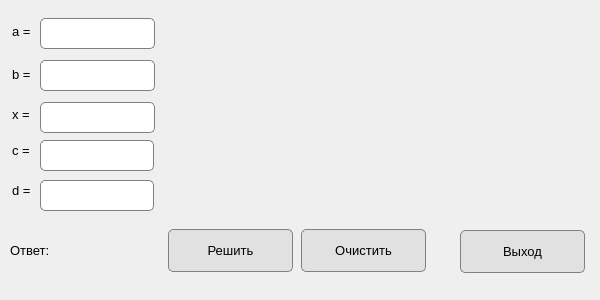
<?xml version="1.0" encoding="UTF-8"?>
<ui version="4.0">
 <class>Dialog</class>
 <widget class="QDialog" name="Dialog">
  <property name="enabled">
   <bool>true</bool>
  </property>
  <property name="geometry">
   <rect>
    <x>0</x>
    <y>0</y>
    <width>600</width>
    <height>300</height>
   </rect>
  </property>
  <property name="minimumSize">
   <size>
    <width>600</width>
    <height>300</height>
   </size>
  </property>
  <property name="maximumSize">
   <size>
    <width>600</width>
    <height>300</height>
   </size>
  </property>
  <property name="windowTitle">
   <string>Dialog</string>
  </property>
  <widget class="QLabel" name="label_x">
   <property name="geometry">
    <rect>
     <x>12</x>
     <y>104</y>
     <width>21</width>
     <height>20</height>
    </rect>
   </property>
   <property name="font">
    <font>
     <family>Segoe UI</family>
     <pointsize>10</pointsize>
    </font>
   </property>
   <property name="text">
    <string>x =</string>
   </property>
  </widget>
  <widget class="QLineEdit" name="lineEdit_a">
   <property name="geometry">
    <rect>
     <x>40</x>
     <y>18</y>
     <width>115</width>
     <height>31</height>
    </rect>
   </property>
   <property name="font">
    <font>
     <family>Segoe UI</family>
     <pointsize>10</pointsize>
    </font>
   </property>
   <property name="styleSheet">
    <string notr="true">border: 1px solid gray;
                    border-radius: 5px;
                </string>
   </property>
  </widget>
  <widget class="QLabel" name="label_b">
   <property name="geometry">
    <rect>
     <x>12</x>
     <y>64</y>
     <width>21</width>
     <height>20</height>
    </rect>
   </property>
   <property name="font">
    <font>
     <family>Segoe UI</family>
     <pointsize>10</pointsize>
    </font>
   </property>
   <property name="text">
    <string>b =</string>
   </property>
  </widget>
  <widget class="QLineEdit" name="lineEdit_b">
   <property name="geometry">
    <rect>
     <x>40</x>
     <y>60</y>
     <width>115</width>
     <height>31</height>
    </rect>
   </property>
   <property name="font">
    <font>
     <family>Segoe UI</family>
     <pointsize>10</pointsize>
    </font>
   </property>
   <property name="styleSheet">
    <string notr="true">border: 1px solid gray;
                    border-radius: 5px;
                </string>
   </property>
  </widget>
  <widget class="QPushButton" name="btn_solve">
   <property name="geometry">
    <rect>
     <x>168</x>
     <y>229</y>
     <width>125</width>
     <height>43</height>
    </rect>
   </property>
   <property name="font">
    <font>
     <family>Segoe UI</family>
     <pointsize>10</pointsize>
    </font>
   </property>
   <property name="styleSheet">
    <string notr="true">border: 1px solid gray;
                    border-radius: 5px;
                    background: #e1e1e1;
                </string>
   </property>
   <property name="text">
    <string>Решить</string>
   </property>
  </widget>
  <widget class="QPushButton" name="btn_clear">
   <property name="geometry">
    <rect>
     <x>301</x>
     <y>229</y>
     <width>125</width>
     <height>43</height>
    </rect>
   </property>
   <property name="font">
    <font>
     <family>Segoe UI</family>
     <pointsize>10</pointsize>
    </font>
   </property>
   <property name="styleSheet">
    <string notr="true">border: 1px solid gray;
                    border-radius: 5px;
                    background: #e1e1e1;
                </string>
   </property>
   <property name="text">
    <string>Очистить</string>
   </property>
  </widget>
  <widget class="QLabel" name="label_a">
   <property name="geometry">
    <rect>
     <x>12</x>
     <y>21</y>
     <width>21</width>
     <height>20</height>
    </rect>
   </property>
   <property name="font">
    <font>
     <family>Segoe UI</family>
     <pointsize>10</pointsize>
    </font>
   </property>
   <property name="text">
    <string>a =</string>
   </property>
  </widget>
  <widget class="QLineEdit" name="lineEdit_x">
   <property name="geometry">
    <rect>
     <x>40</x>
     <y>102</y>
     <width>115</width>
     <height>31</height>
    </rect>
   </property>
   <property name="font">
    <font>
     <family>Segoe UI</family>
     <pointsize>10</pointsize>
    </font>
   </property>
   <property name="styleSheet">
    <string notr="true">border: 1px solid gray;
                    border-radius: 5px;
                </string>
   </property>
  </widget>
  <widget class="QLabel" name="label_answer">
   <property name="geometry">
    <rect>
     <x>10</x>
     <y>240</y>
     <width>148</width>
     <height>21</height>
    </rect>
   </property>
   <property name="font">
    <font>
     <family>Segoe UI</family>
     <pointsize>10</pointsize>
    </font>
   </property>
   <property name="text">
    <string>Ответ:</string>
   </property>
  </widget>
  <widget class="QLabel" name="label_img">
   <property name="geometry">
    <rect>
     <x>210</x>
     <y>50</y>
     <width>323</width>
     <height>104</height>
    </rect>
   </property>
   <property name="text">
    <string/>
   </property>
  </widget>
  <widget class="QPushButton" name="btn_exit">
   <property name="geometry">
    <rect>
     <x>460</x>
     <y>230</y>
     <width>125</width>
     <height>43</height>
    </rect>
   </property>
   <property name="font">
    <font>
     <family>Segoe UI</family>
     <pointsize>10</pointsize>
    </font>
   </property>
   <property name="styleSheet">
    <string notr="true">border: 1px solid gray;
                    border-radius: 5px;
                    background: #e1e1e1;
                </string>
   </property>
   <property name="text">
    <string>Выход</string>
   </property>
  </widget>
  <widget class="QLineEdit" name="lineEdit_c">
   <property name="geometry">
    <rect>
     <x>40</x>
     <y>140</y>
     <width>114</width>
     <height>31</height>
    </rect>
   </property>
   <property name="styleSheet">
    <string notr="true">border: 1px solid gray;
                    border-radius: 5px;</string>
   </property>
  </widget>
  <widget class="QLineEdit" name="lineEdit_d">
   <property name="geometry">
    <rect>
     <x>40</x>
     <y>180</y>
     <width>114</width>
     <height>31</height>
    </rect>
   </property>
   <property name="styleSheet">
    <string notr="true">border: 1px solid gray;
                    border-radius: 5px;</string>
   </property>
  </widget>
  <widget class="QLabel" name="label_x_2">
   <property name="geometry">
    <rect>
     <x>12</x>
     <y>140</y>
     <width>21</width>
     <height>20</height>
    </rect>
   </property>
   <property name="font">
    <font>
     <family>Segoe UI</family>
     <pointsize>10</pointsize>
    </font>
   </property>
   <property name="text">
    <string>c =</string>
   </property>
  </widget>
  <widget class="QLabel" name="label_x_3">
   <property name="geometry">
    <rect>
     <x>12</x>
     <y>180</y>
     <width>21</width>
     <height>20</height>
    </rect>
   </property>
   <property name="font">
    <font>
     <family>Segoe UI</family>
     <pointsize>10</pointsize>
    </font>
   </property>
   <property name="text">
    <string>d =</string>
   </property>
  </widget>
 </widget>
 <resources/>
 <connections/>
</ui>
